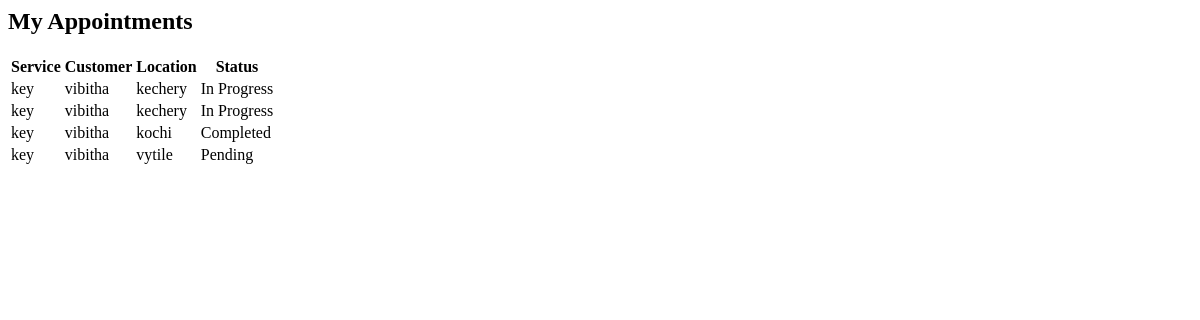
Before: /mechanic/appointments/ (signed in) with the older database file.
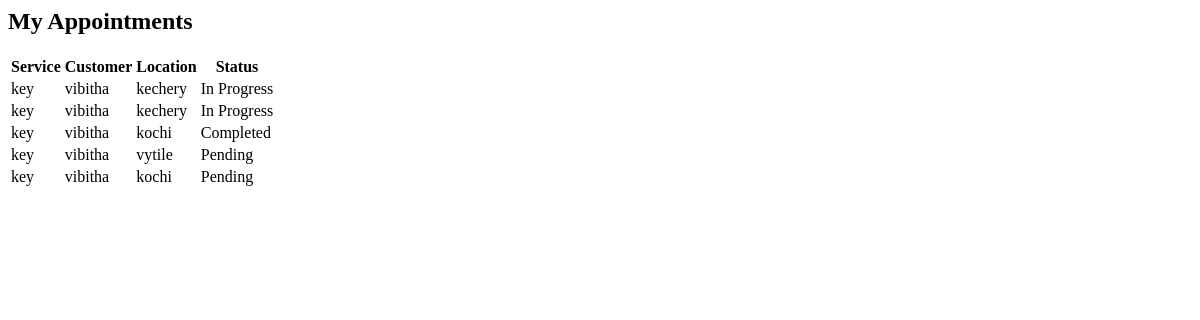
After: the same page with the newer database file.
### Home/models.py (models this page shows, shortened)
class TaskAssignment(models.Model):
    user = models.ForeignKey(User, on_delete=models.CASCADE)  # Customer
    service_request = models.ForeignKey('ServiceRequest', on_delete=models.CASCADE)
    mechanic = models.ForeignKey('MechanicProfile', on_delete=models.CASCADE)
    assigned_date = models.DateTimeField(auto_now_add=True)
    status_choices = [('Pending', 'Pending'), ('In Progress', 'In Progress'), ('Completed', 'Completed')]
    status = models.CharField(max_length=20, choices=status_choices, default='Pending')

class ServiceRequest(models.Model):
    user = models.ForeignKey(User, on_delete=models.CASCADE)  # Logged-in user
    service = models.ForeignKey(ServiceProvided, on_delete=models.CASCADE)
    name = models.CharField(max_length=255)
    email = models.EmailField()
    contact_number = models.CharField(max_length=15)
    location = models.CharField(max_length=255)
    state = models.CharField(max_length=100)
    city = models.CharField(max_length=100)
    vehicle_reg_number = models.CharField(max_length=15)

class ServiceProvided(models.Model):
    name = models.CharField(max_length=255)
    picture = models.ImageField(upload_to='services/')  # Main picture
    short_description = models.TextField()
    long_description = models.TextField()
    points_to_remember = models.TextField()
    additional_picture = models.ImageField(upload_to='services/', blank=True, null=True)  # Additional Picture

### Home/views.py (the view)
# urls.py: path('mechanic/appointments/', views.my_appointments, name='my_appointments'),
@login_required
def my_appointments(request):
    mechanic_profile = get_object_or_404(MechanicProfile, user=request.user)
    assigned_tasks = TaskAssignment.objects.filter(mechanic=mechanic_profile)
    return render(request, 'my_appointments.html', {
        'assigned_tasks': assigned_tasks
    })

### templates/my_appointments.html (shortened to what this page needs)
<h2>My Appointments</h2>
<table>
    <tr>
        <th>Service</th>
        <th>Customer</th>
        <th>Location</th>
        <th>Status</th>
    </tr>
    {% for task in assigned_tasks %}
    <tr>
        <td>{{ task.service_request.service.name }}</td>
        <td>{{ task.user.username }}</td>
        <td>{{ task.service_request.location }}</td>
        <td>{{ task.status }}</td>
    </tr>
    {% endfor %}
</table>

Changed rows visible on the page:
added TaskAssignment: service_request.service.name "key", user.username "vibitha", service_request.location "kochi", status "Pending"
